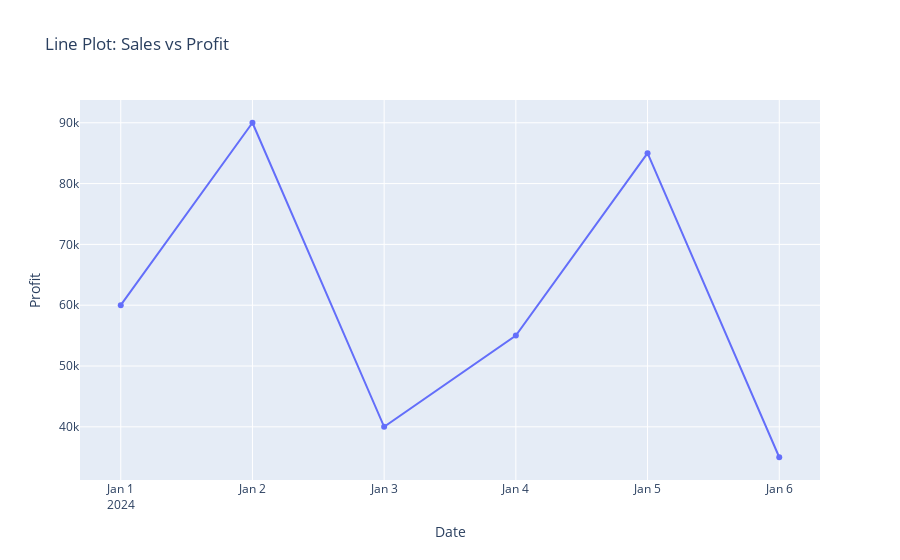

The notebook cell this image was saved under:
### Code cell
fig = px.line(
    df,
    x="Date",
    y="Profit",
    title="Line Plot: Sales vs Profit",
    markers=True
)

fig.show()

### Figure 1 — Plotly figure (JSON) as saved in the notebook; plotly's stock layout.template omitted (floating-point values rounded to 4 significant figures)
{"data": [{"hovertemplate": "Date=%{x}<br>Profit=%{y}<extra></extra>", "legendgroup": "", "line": {"color": "#636efa", "dash": "solid"}, "marker": {"symbol": "circle"}, "mode": "lines+markers", "name": "", "orientation": "v", "showlegend": false, "type": "scatter", "x": ["2024-01-01", "2024-01-02", "2024-01-03", "2024-01-04", "2024-01-05", "2024-01-06"], "xaxis": "x", "y": [60000, 90000, 40000, 55000, 85000, 35000], "yaxis": "y"}], "layout": {"legend": {"tracegroupgap": 0}, "title": {"text": "Line Plot: Sales vs Profit"}, "xaxis": {"anchor": "y", "domain": [0, 1], "title": {"text": "Date"}}, "yaxis": {"anchor": "x", "domain": [0, 1], "title": {"text": "Profit"}}}}
